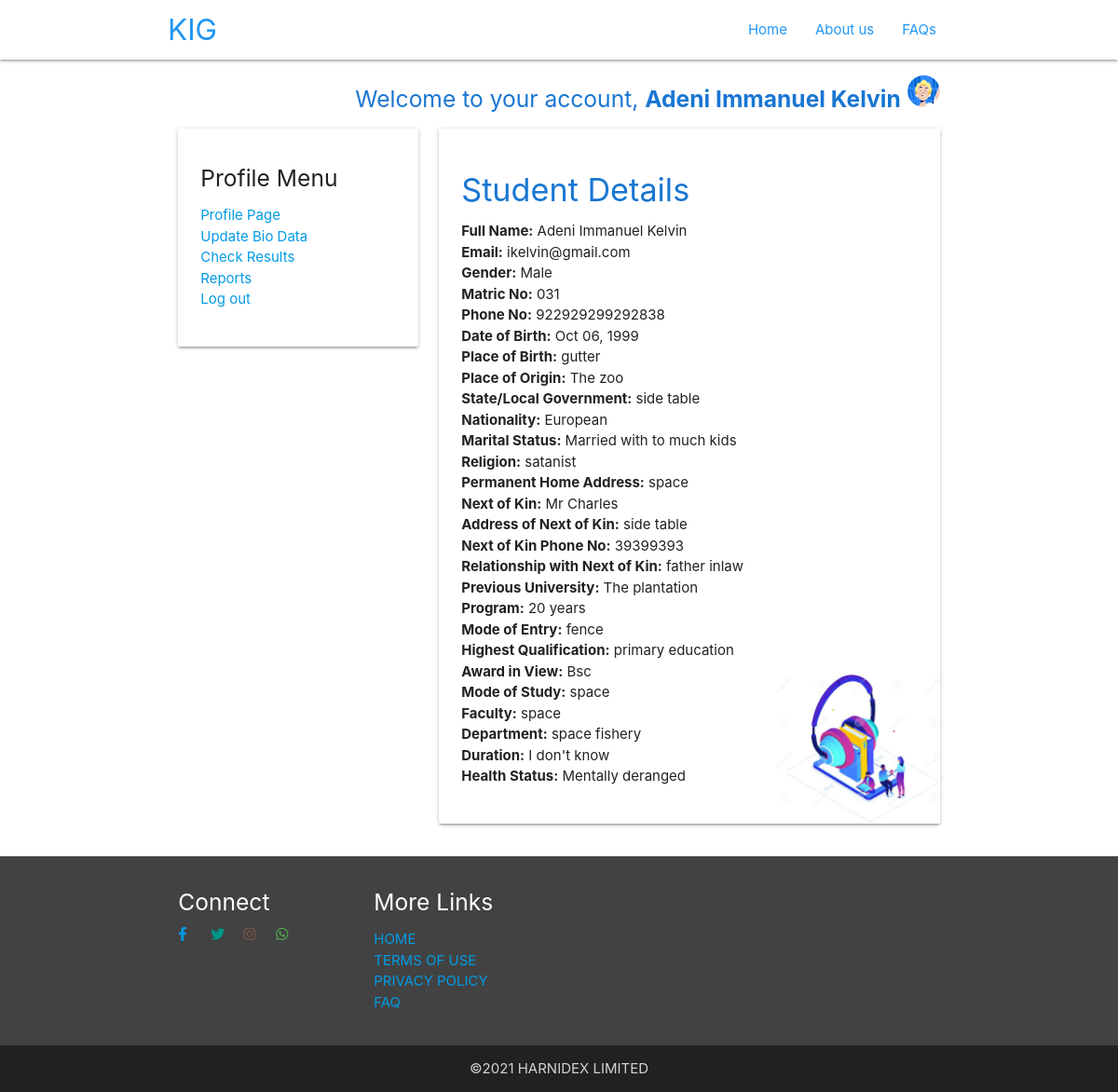
/dashboard (signed in), run on an earlier commit of the app's database.
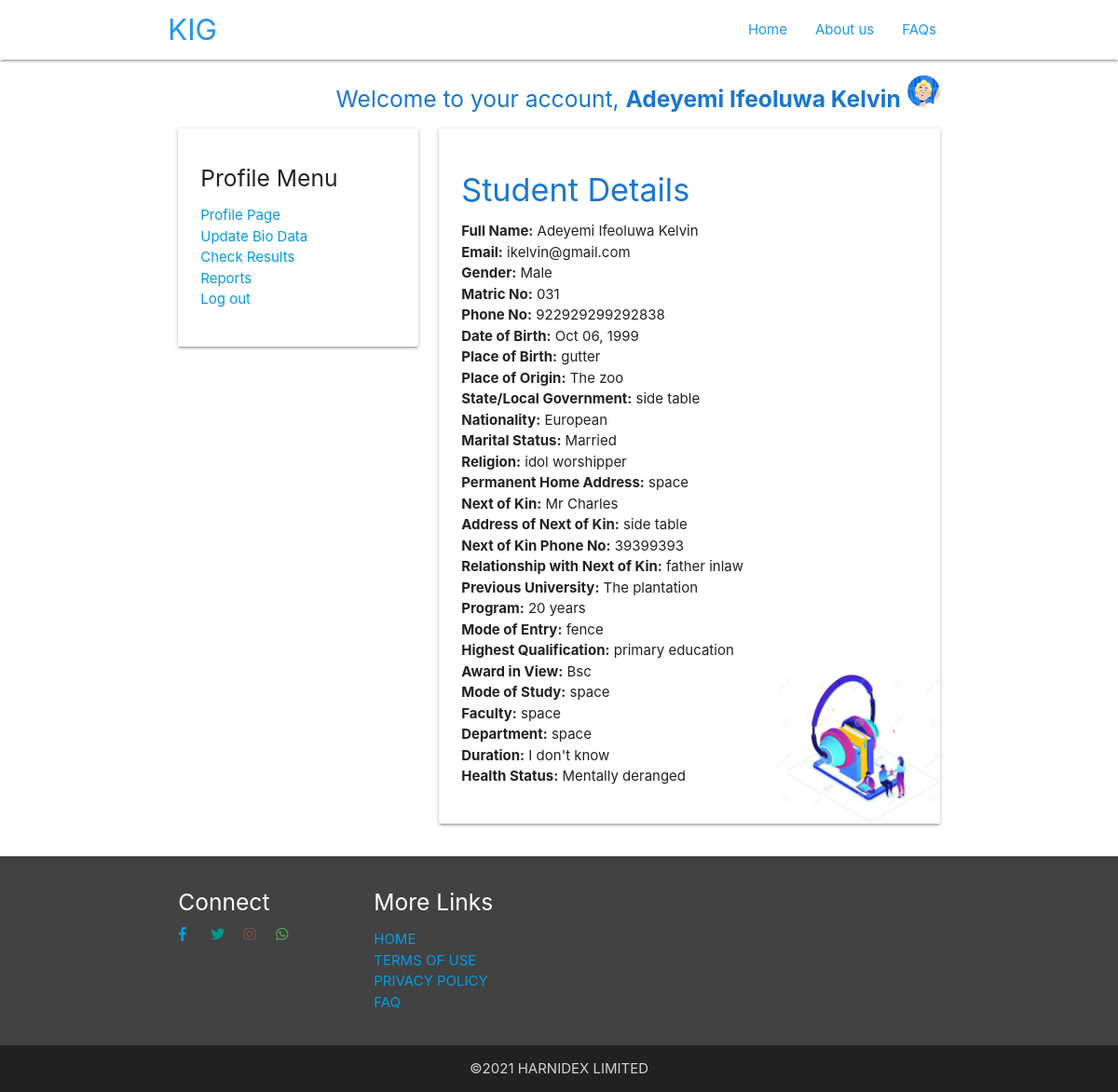
And on a later commit of the database.
### app/models.py (models this page shows, shortened)
class User(db.Model):
    id = db.Column(db.Integer, primary_key=True)
    name = db.Column(db.String(50),index=True,unique=True)
    email = db.Column(db.String(120),unique=True)
    phone = db.Column(db.String(50))
    matric = db.Column(db.String(20),unique=True)
    gender = db.Column(db.String(10))
    role = db.Column(db.String(10))
    password_hash = db.Column(db.String(200),index=True,unique=True)
    reqistered = db.Column(db.DateTime(), default= datetime.utcnow())

class Info(db.Model):
    id = db.Column(db.Integer, primary_key=True)
    DOB = db.Column(db.String(20))
    nationality = db.Column(db.String(120))
    POB = db.Column(db.String(120))
    POO = db.Column(db.String(120))
    state = db.Column(db.String(120))
    M_S = db.Column(db.String(120))
    religion = db.Column(db.String(120))
    address = db.Column(db.String(200))
    kin = db.Column(db.String(120))
    kin_address = db.Column(db.String(200))
    previous_uni = db.Column(db.String(120))
    program = db.Column(db.String(120))
    mode = db.Column(db.String(120))
    qualification = db.Column(db.String(120))
    award = db.Column(db.String(120))
    study = db.Column(db.String(120))
    faculty = db.Column(db.String(120))
    department = db.Column(db.String(120))
    duration = db.Column(db.String(120))
    health = db.Column(db.String(120))
    kin_relationship = db.Column(db.String(120))
    kin_no = db.Column(db.String(120))
    user_id = db.Column(db.Integer,index=True,unique=True)

### app/routes.py (the view)
@app.route('/dashboard')
def dashboard():
    logged_in = True
    if 'name' in session:
        name = session['name']
        password = session['password']
    else:
        name = request.cookies.get('name')
        password = request.cookies.get('password')
        if name is None or password is None:
            logged_in = False
            return redirect(url_for('login'))
    student_obj= User.query.filter(User.role =="Student").all()
    students=[]
    for item in student_obj:
        item_dict = {
        'name': item.name,
        'matric':item.matric,
        'gender':item.gender,
        'registered': item.reqistered,
        'id':item.id
        }
        students.append(item_dict)
    length= len(students)
    user = User.query.filter((User.name==name)&(User.password_hash == password)).first()
    info= Info.query.filter(Info.user_id==user.id).first()
    return render_template('dashboard.html',user=user,students=students,info=info,len=length)

### app/templates/dashboard.html (shortened to what this page needs)
<!DOCTYPE html>
<html lang="en">
<head>
    <link rel="stylesheet" href="../static/css/materialize.min.css">
    <link rel="stylesheet" href="../static/fontawesome-5.15/css/all.min.css">
</head>
<body>
    <header>
        <nav class="transparent">
            <div class="container">
                <a id="logo-container" href="#" class="brand-logo blue-text">KIG</a>
                <ul class="right hide-on-med-and-down ">
                    <li><a href="/" class="blue-text">Home</a></li>
                    <li><a href="/about" class="blue-text">About us</a></li>
                    <li><a href="/faq" class="blue-text">FAQs</a></li>
                </ul>
            </div>
        </nav>
    </header>
    <main class="container">
        <div class="row">
          {% if user.role == "Admin"%}
          <div class="col s12">
            <h5 class="blue-text text-darken-2 right">Welcome to your account, <b>{{user.name}}</b> <img src="../static/img/Illustration3.png" height=35px width=auto></h5>
        </div>
            <div class="col s6 l3 z-depth-1">
                <h4>Profile Menu</h4>
                <ul class="links">
                    <li><a href="/signup">Register student profile</a></li>
                    <li><a href="/logout">Log out</a></li>
                </ul>
            </div>
            <div class="col s12" style="margin-top:160px;">
                <h2 class="blue-text center">
                    <i class="fas fa-user-friends"></i>KIG University student list
                </h2>
                {%if len > 0 %}
                <table class="striped">
                    <thead>
                        <tr>
                            <th>Id</th>
                            <th>Name</th>
                            <th>Matric No.</th>
                            <th>Gender</th>
                            <th>Registered</th>
                            <th>Edit</th>
                            <th>Delete</th>
                        </tr>
                    </thead>
                   <tbody> {% for student in students %} <tr>
                            <td>{{student.id}}</td>
                            <td><a href="/admin/view/{{student.id}}">{{student.name}}</a></td>
                            <td>{{student.matric}}</td>
                            <td>{{student.gender}}</td>
                            <td><i class="fas fa-calendar-day blue-text"></i> {{student.registered}}</td>
                            <td><a href="/student-profile/edit/{{student.id}}"><i class="fa fa-edit green-text"></i></a> </td>
                            <td><a href="#delete{{student.id}}"class="modal-trigger"><i class="fa fa-trash red-text"></i></a> </td>
                        </tr>
                             <div class="modal" id="delete{{student.id}}" style="width:500px">
                                <div class="modal-content">
                                    <h5 class="red-text">Delete Notice!</h5>
                                  <p>Are you sure you want to delete {{student.name}}'s account ?</p>
                                </div>
                                <div class="modal-footer">
                                  <a href="/student-profile/delete/{{student.id}}" class=" btn crimson"> Accept</a>
                                  <a href="#cancel" class="modal-close btn green"> Cancel </a>
                                </div>
                              </div>
                      {% endfor %} </tbody>
                </table>
                {%else%}
                <h2 class="grey-text">NO STUDENT ACCOUNT IN ACTIVE</h2>
                {%endif%}
            </div>
        </div>
     {%else%}
     <div class="col s12">
        <h5 class="blue-text text-darken-2 right">Welcome to your account, <b>{{user.name}}</b> <img src="../static/img/Illustration2.png" height=35px width=auto></h5>
    </div>
            <div class="col  s8 l4">
                <div class="card-panel">
                <h5>Profile Menu</h5>
                <ul class="links">
                    <li><a href="/dashboard">Profile Page</a></li>
                    <li> <a href="/student/register/{{user.id}}">Update Bio Data</a></li>
                    <li> <a href="#" onclick=" M.toast({html: 'COMING SOON!',classes:'black-text transparent'});">Check Results</a></li>
                    <li> <a href="#"  onclick=" M.toast({html: 'COMING SOON!',classes:'black-text transparent'});">Reports</a></li>
                    <li> <a href="/logout">Log out</a></li>
                </ul>
            </div>
            </div>
            <div class="col s12 l8 ">
                <div class="card-panel bg">
                    <h4 class="blue-text text-darken-2">Student Details</h4>
                    <ul>
                        <li><b>Full Name:</b> {{user.name}}</li>
                        <li><b>Email:</b> {{user.email}}</li>
                        <li><b>Gender:</b> {{user.gender}}</li>
                        <li><b>Matric No:</b> {{user.matric}}</li>
                        <li><b>Phone No:</b> {{user.phone}}</li>
                        <li><b>Date of Birth:</b> {{info.DOB}}</li>
                        <li><b>Place of Birth:</b> {{info.POB}}</li>
                        <li><b>Place of Origin:</b> {{info.POO}}</li>
                        <li><b>State/Local Government:</b> {{info.state}}</li>
                        <li><b>Nationality:</b> {{info.nationality}}</li>
                        <li><b>Marital Status:</b> {{info.M_S}}</li>
                        <li><b>Religion:</b> {{info.religion}}</li>
                        <li><b>Permanent Home Address:</b> {{info.address}}</li>
                        <li><b>Next of Kin:</b> {{info.kin}}</li>
                        <li><b>Address of Next of Kin:</b> {{info.kin_address}}</li>
                        <li><b>Next of Kin Phone No:</b> {{info.kin_no}}</li>
                        <li><b>Relationship with Next of Kin:</b> {{info.kin_relationship}}</li>
                        <li><b>Previous University:</b> {{info.previous_uni}}</li>
                        <li><b>Program:</b> {{info.program}}</li>
                        <li><b>Mode of Entry:</b> {{info.mode}}</li>
                        <li><b>Highest Qualification:</b> {{info.qualification}}</li>
                        <li><b>Award in View:</b> {{info.award}}</li>
                        <li><b>Mode of Study:</b> {{info.study}}</li>
                        <li><b>Faculty:</b> {{info.faculty}}</li>
                        <li><b>Department:</b> {{info.department}}</li>
                        <li><b>Duration:</b> {{info.duration}}</li>
                        <li><b>Health Status:</b> {{info.health}}</li>
                    </ul>
                </div>
            </div>
        </div> {%endif%}
    </main>
    <footer  class="page-footer grey darken-3">
        <div class="container">
          <div class="row">
            <div class="col l3 s12">
              <h5>Connect</h5>
              <div class="row">
                <div class='col s2'><a  href="http://www.facebook.com/harnidex"><i class="fab fa-facebook-f"></i></a></div>
                <div class='col s2'><a  href="http://www.twitter.com/harnidex_"><i class="fab fa-twitter teal-text"></i></a></div>
                <div class='col s2'><a  href="http://wwww.instagram.com/harnidex"><i class="fab fa-instagram brown-text"></i></a></div>
                <div class='col s2'><a  href="#!"><i class="fab fa-whatsapp green-text"></i></a></div>
              </div>
            </div>
             <div class="col l3 s12">
                  <h5 class=>More Links</h5>
                  <ul class="links">
                    <li><a  href="/">HOME</a></li>
                    <li><a  href="/extra">TERMS OF USE</a></li>
                    <li><a  href="/extra">PRIVACY POLICY</a></li>
                    <li><a  href="/faq">FAQ</a></li>
                  </ul>
                </div>
          </div>
        </div>
          <div class="footer-copyright grey darken-4">
            <div class="container center-align">
      &copy;2021 HARNIDEX LIMITED
            </div>
        </div>
      </footer>
    </body>
</html>

What changed in the data, as far as the page shows it:
changed User "ikelvin@gmail.com": name "Adeni Immanuel Kelvin" → "Adeyemi Ifeoluwa Kelvin"
changed Info "gutter": M_S "Married with to much kids" → "Married"; religion "satanist" → "idol worshipper"; department "space fishery" → "space"
